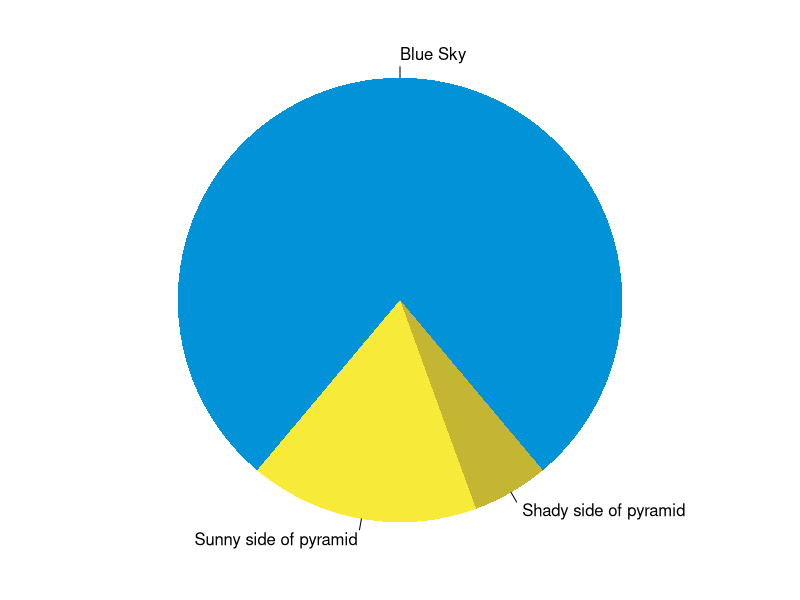

The R source for this figure:
## ---- chunk 1
knitr::opts_chunk$set(collapse = TRUE)
## ---- chunk 2
summary(cars)
fit <- lm(dist ~ speed, data = cars)
fit
## ---- chunk 3
par(mar = c(0, 1, 0, 1))
pie(
  c(280, 60, 20),
  c('Blue Sky', 'Sunny side of pyramid', 'Shady side of pyramid'),
  col = c('#0292D8', '#F7EA39', '#C4B632'),
  init.angle = -50, border = NA
)
